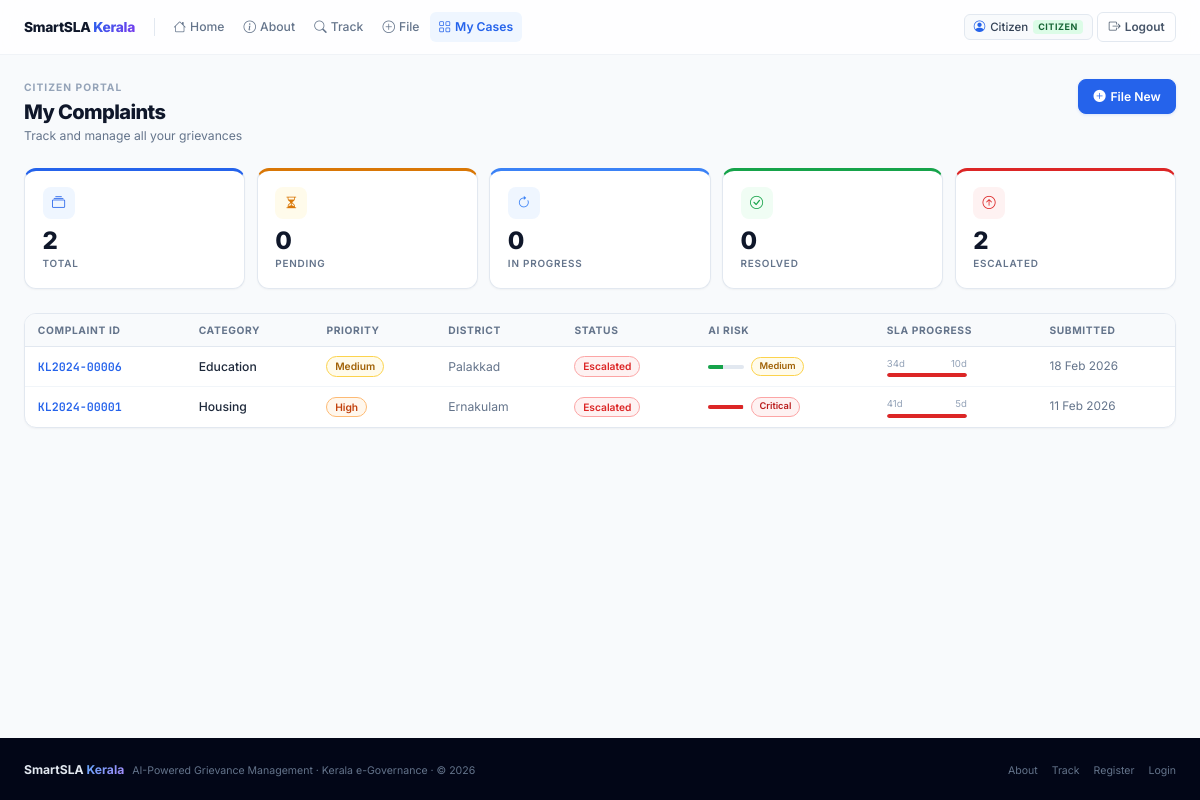
The app's page /citizen/dashboard (signed in), older data.
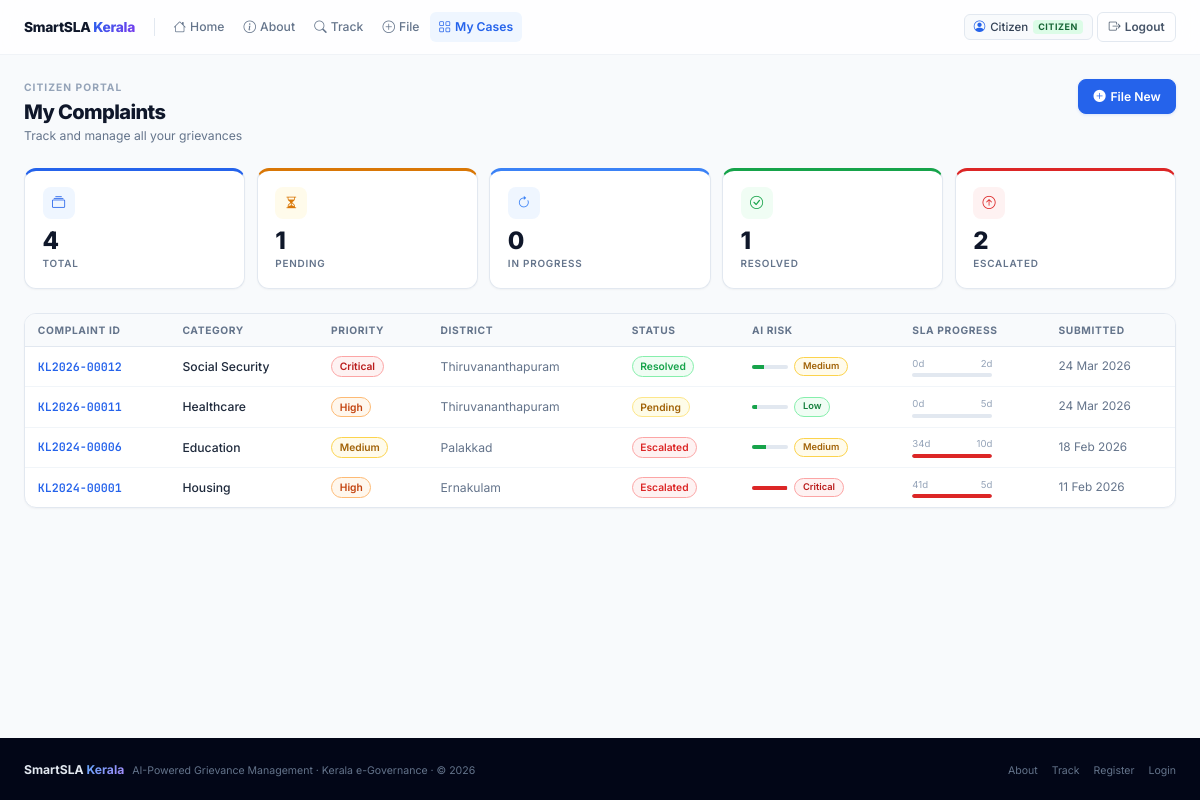
The same page, newer data.
### tables this page shows
CREATE TABLE users (
        id INTEGER PRIMARY KEY AUTOINCREMENT,
        name TEXT NOT NULL,
        email TEXT UNIQUE NOT NULL,
        password TEXT NOT NULL,
        role TEXT DEFAULT 'citizen',
        district TEXT,
        department TEXT,
        experience_years INTEGER DEFAULT 5,
        created_at TEXT DEFAULT (datetime('now'))
    );

CREATE TABLE complaints (
        id INTEGER PRIMARY KEY AUTOINCREMENT,
        complaint_id TEXT UNIQUE,
        user_id INTEGER,
        assigned_to INTEGER,
        category TEXT, department TEXT, priority TEXT,
        district TEXT, description TEXT,
        status TEXT DEFAULT 'Pending',
        sla_threshold INTEGER,
        predicted_days REAL,
        sla_risk_score REAL,
        sla_risk_label TEXT,
        submitted_at TEXT DEFAULT (datetime('now')),
        resolved_at TEXT,
        escalated INTEGER DEFAULT 0,
        escalated_at TEXT,
        resubmission INTEGER DEFAULT 0
    );

### app.py (the view)
@app.route('/citizen/dashboard')
@login_required
def citizen_dashboard():
    user = query_db('SELECT * FROM users WHERE id=?',[session['user_id']],one=True)
    complaints = wrap(query_db('SELECT * FROM complaints WHERE user_id=? ORDER BY submitted_at DESC',[session['user_id']]))
    return render_template('citizen/dashboard.html', user=user, complaints=complaints)

### app.py (called while the page is built)
def get_db():
    db = getattr(g, '_database', None)
    if db is None:
        db = g._database = sqlite3.connect(DATABASE)
        db.row_factory = sqlite3.Row
    return db

def query_db(query, args=(), one=False):
    cur = get_db().execute(query, args)
    rv = cur.fetchall()
    return (rv[0] if rv else None) if one else rv

def _parse_dt(s):
    if not s: return None
    for fmt in ('%Y-%m-%d %H:%M:%S','%Y-%m-%dT%H:%M:%S','%Y-%m-%d %H:%M:%S.%f'):
        try: return datetime.strptime(s, fmt)
        except: pass
    return None

def login_required(f):
    @wraps(f)
    def dec(*a, **kw):
        if 'user_id' not in session:
            flash('Please log in first.','warning')
            return redirect(url_for('login'))
        return f(*a, **kw)
    return dec

    @property
    def days_pending(self):
        end = self.resolved_at or datetime.utcnow()
        return max(0,(end - self.submitted_at).days) if self.submitted_at else 0

    @property
    def sla_violated(self):
        if self.status in ('Resolved', 'Closed'):
            return False
        return self.days_pending > self.sla_threshold

    @property
    def progress_pct(self):
        return min(100, int(self.days_pending / max(1, self.sla_threshold) * 100))

### templates/citizen/dashboard.html (shortened to what this page needs)
{% extends 'base.html' %}{% block title %}My Cases — SmartSLA Kerala{% endblock %}
{% block content %}
<div class="page-wrap">
  <div class="page-header a1"><div><div class="section-label">Citizen Portal</div><div class="page-title">My Complaints</div><div class="page-subtitle">Track and manage all your grievances</div></div><a href="{{ url_for('submit_complaint') }}" class="btn btn-primary"><i class="bi bi-plus-circle-fill"></i>File New</a></div>
  {% set total=complaints|length %}{% set pending=[] %}{% set in_prog=[] %}{% set resolved=[] %}{% set escalated=[] %}
  <div class="grid-5 a2" style="margin-bottom:1.5rem">
    <div class="kpi kpi-top kpi-blue"><div class="kpi-ic kpi-ic-blue"><i class="bi bi-collection"></i></div><div class="kpi-n" data-cu="{{ total }}">{{ total }}</div><div class="kpi-l">Total</div></div>
    <div class="kpi kpi-top kpi-amber"><div class="kpi-ic kpi-ic-amber"><i class="bi bi-hourglass-split"></i></div><div class="kpi-n" data-cu="{{ pending|length }}">{{ pending|length }}</div><div class="kpi-l">Pending</div></div>
    <div class="kpi kpi-top kpi-cyan" style="border-top-color:#3b82f6"><div class="kpi-ic" style="background:#eff6ff;color:#3b82f6"><i class="bi bi-arrow-clockwise"></i></div><div class="kpi-n" data-cu="{{ in_prog|length }}">{{ in_prog|length }}</div><div class="kpi-l">In Progress</div></div>
    <div class="kpi kpi-top kpi-green"><div class="kpi-ic kpi-ic-green"><i class="bi bi-check-circle"></i></div><div class="kpi-n" data-cu="{{ resolved|length }}">{{ resolved|length }}</div><div class="kpi-l">Resolved</div></div>
    <div class="kpi kpi-top kpi-red"><div class="kpi-ic kpi-ic-red"><i class="bi bi-arrow-up-circle"></i></div><div class="kpi-n" data-cu="{{ escalated|length }}">{{ escalated|length }}</div><div class="kpi-l">Escalated</div></div>
  </div>
  <div class="card a3">{% if complaints %}<div style="overflow-x:auto"><table class="table"><thead><tr><th>Complaint ID</th><th>Category</th><th>Priority</th><th>District</th><th>Status</th><th>AI Risk</th><th>SLA Progress</th><th>Submitted</th></tr></thead><tbody>{% for c in complaints %}<tr class="cr" onclick="window.location='{{ url_for('complaint_detail',complaint_id=c.complaint_id) }}'"><td><a href="{{ url_for('complaint_detail',complaint_id=c.complaint_id) }}" class="cl" onclick="event.stopPropagation()">{{ c.complaint_id }}</a></td><td style="font-weight:500">{{ c.category }}</td><td><span class="badge badge-{{ c.priority }}">{{ c.priority }}</span></td><td style="color:var(--g500)">{{ c.district }}</td><td><span class="badge status-{{ c.status.replace(' ','') }}">{{ c.status }}</span></td><td><div style="display:flex;align-items:center;gap:.4rem"><div style="width:36px;height:4px;background:var(--g200);border-radius:2px;overflow:hidden"><div style="height:100%;width:{{ c.sla_risk_score }}%;background:{%if c.sla_risk_score>=75%}var(--err){%elif c.sla_risk_score>=50%}var(--warn){%else%}var(--ok){%endif%}"></div></div><span class="badge badge-{{ c.sla_risk_label }}" style="font-size:.58rem">{{ c.sla_risk_label }}</span></div></td><td><div style="width:80px"><div style="display:flex;justify-content:space-between;font-size:.6rem;color:var(--g400);margin-bottom:.15rem"><span>{{ c.days_pending }}d</span><span>{{ c.sla_threshold }}d</span></div><div class="progress"><div class="progress-bar" style="width:{{ [c.progress_pct,100]|min }}%;background:{%if c.sla_violated%}var(--err){%elif c.progress_pct>75%}var(--warn){%else%}var(--pri){%endif%}"></div></div></div></td><td style="color:var(--g500);font-size:.74rem">{{ c.submitted_at.strftime('%d %b %Y') if c.submitted_at else 'N/A' }}</td></tr>{% endfor %}</tbody></table></div>{% endif %}</div>
</div>
{% endblock %}

### templates/base.html (shortened to what this page needs)
<!DOCTYPE html>
<html lang="en">
<head>
  <link href="https://cdn.jsdelivr.net/npm/bootstrap-icons@1.11.3/font/bootstrap-icons.css" rel="stylesheet"/>
</head>
<body>
<nav class="navbar" id="mainNav"><div class="nb">
  <a href="{{ url_for('index') }}" class="brand"><span class="brand-t">SmartSLA <span>Kerala</span></span></a>
  <div class="nlinks" id="navLinks">
    {% set cur=request.endpoint or '' %}
    <a href="{{ url_for('index') }}" class="nlink {{'active' if cur=='index'}}"><i class="bi bi-house"></i>Home</a>
    <a href="{{ url_for('about') }}" class="nlink {{'active' if cur=='about'}}"><i class="bi bi-info-circle"></i>About</a>
    <a href="{{ url_for('track') }}" class="nlink {{'active' if cur=='track'}}"><i class="bi bi-search"></i>Track</a>
    {% if session.user_role=='citizen' %}
      <a href="{{ url_for('submit_complaint') }}" class="nlink {{'active' if cur=='submit_complaint'}}"><i class="bi bi-plus-circle"></i>File</a>
      <a href="{{ url_for('citizen_dashboard') }}" class="nlink {{'active' if cur=='citizen_dashboard'}}"><i class="bi bi-grid"></i>My Cases</a>
    {% elif session.user_role in ('official','admin') %}
      <a href="{{ url_for('official_dashboard') }}" class="nlink {{'active' if cur=='official_dashboard'}}"><i class="bi bi-briefcase"></i>Cases</a>
    {% endif %}
  </div>
  <div class="nright">
    {% if session.user_id %}
      <div class="uchip"><i class="bi bi-person-circle" style="color:var(--pri)"></i><span>{{ session.user_name.split()[0] }}</span><span class="rb rb-{{ session.user_role }}">{{ session.user_role }}</span></div>
      <a href="{{ url_for('logout') }}" class="bnav bnav-g"><i class="bi bi-box-arrow-right"></i><span>Logout</span></a>
    {% else %}
      <a href="{{ url_for('login') }}" class="bnav bnav-g">Sign In</a>
      <a href="{{ url_for('register') }}" class="bnav bnav-p"><i class="bi bi-person-plus"></i><span>Register</span></a>
    {% endif %}
  </div>
</div></nav>
<div class="mc">{% block content %}{% endblock %}</div>
<footer class="site-footer"><div class="ft-in"><div><span class="ft-b">SmartSLA <span>Kerala</span></span><span class="ft-c" style="margin-left:.5rem">AI-Powered Grievance Management · Kerala e-Governance · © 2026</span></div><div class="ft-l"><a href="{{ url_for('about') }}">About</a><a href="{{ url_for('track') }}">Track</a><a href="{{ url_for('register') }}">Register</a><a href="{{ url_for('login') }}">Login</a></div></div></footer>
</body></html>

Row changes from the older to the newer data that the page shows:
added complaints: complaint_id "KL2026-00012", category "Social Security", priority "Critical", district "Thiruvananthapuram", status "Resolved", sla_risk_score 33.8 (drawn), sla_risk_label "Medium", days_pending "0", sla_threshold "2", submitted_at "24 Mar 2026"
added complaints: complaint_id "KL2026-00011", category "Healthcare", priority "High", district "Thiruvananthapuram", status "Pending", sla_risk_score 14.5 (drawn), sla_risk_label "Low", days_pending "0", sla_threshold "5", submitted_at "24 Mar 2026"
Text that changed along with them:
{{ total }}: "2" → "4"
{{ pending|length }}: "0" → "1"
{{ resolved|length }}: "0" → "1"
